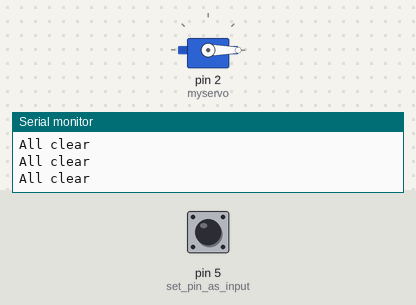
A sketch run on a simulated Arduino Uno, built with avr-gcc and run on an emulated ATmega328P. Parts: servo, the last lines printed to the serial monitor. The inputs (shaded band) are chosen by the test bench; at power-on: pin 5 (set_pin_as_input) HIGH.

Above: at 1.2 s.
1.3 s: pin 5 (set_pin_as_input) pulled LOW for 0.15 s
At 1.41 s:
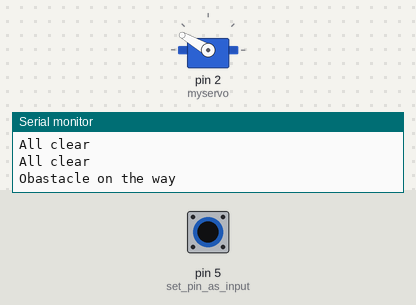
3.0 s: pin 5 (set_pin_as_input) pulled LOW for 3.2 s
At 7.0 s:
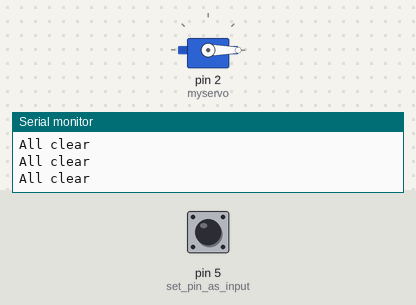
7.7 s: pin 5 (set_pin_as_input) pulsed LOW 2 times (0.12 s each, 0.3 s apart)
At 7.92 s:
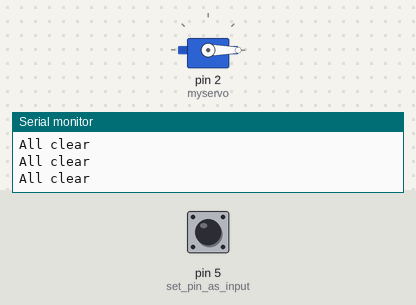
Timing chart, 0 to 10.7 s (numbered marks = the images above; inputs shaded):
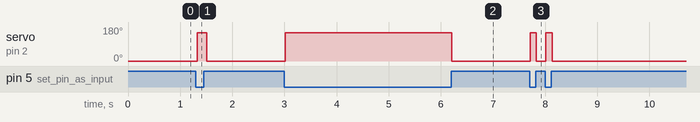

The sketch:

IR_new_trial.ino
```cpp
#include <Servo.h>

Servo myservo;

void setup() {
 Serial.begin(9600);
 myservo.attach(2);  // attaches the servo on GIO2 to the servo object
 pinMode(5, INPUT);// set pin as input

}

void loop() {

    int pos;


  int detect = digitalRead(5);// read obstacle status and store it into "detect"
  if(detect == LOW){
    pos = 150;
    myservo.write(pos);              // tell servo to go to position in variable 'pos'
    delay(30);                       // waits 30ms for the servo to reach the position

   Serial.println("Obastacle on the way");
  } else{
   pos = 0;
   myservo.write(pos);
   Serial.println("All clear");
  }
  delay(30);
}
```

Measured:
- after the input at 1.3 s, servo on pin 2 (myservo): 0° → 150° at once, → 0° 0.18 s later
- after the input at 3.0 s, servo on pin 2 (myservo): 0° → 150° at once, → 0° 3.2 s later
- after the input at 7.7 s, servo on pin 2 (myservo): alternates 150° for 0.12 s and 0° for 0.18 s, 4 changes in all, then stays 0°, starting at once
